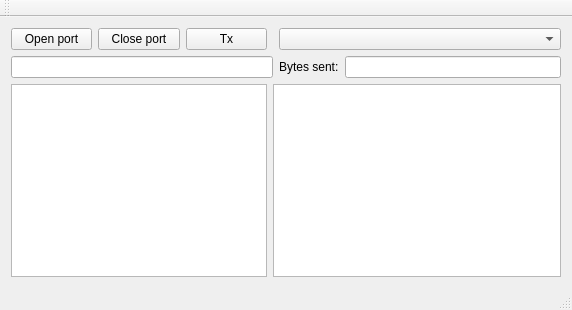
<?xml version="1.0" encoding="UTF-8"?>
<ui version="4.0">
 <class>MainWindow</class>
 <widget class="QMainWindow" name="MainWindow">
  <property name="geometry">
   <rect>
    <x>0</x>
    <y>0</y>
    <width>572</width>
    <height>310</height>
   </rect>
  </property>
  <property name="windowTitle">
   <string>MainWindow</string>
  </property>
  <widget class="QWidget" name="centralWidget">
   <layout class="QGridLayout" name="gridLayout_2">
    <item row="0" column="0">
     <widget class="QPushButton" name="pushButton_openport">
      <property name="text">
       <string>Open port</string>
      </property>
      <property name="checkable">
       <bool>false</bool>
      </property>
      <property name="flat">
       <bool>false</bool>
      </property>
     </widget>
    </item>
    <item row="0" column="1">
     <widget class="QPushButton" name="pushButton_closeport">
      <property name="text">
       <string>Close port</string>
      </property>
     </widget>
    </item>
    <item row="0" column="2">
     <widget class="QPushButton" name="pushButton_tx">
      <property name="text">
       <string>Tx</string>
      </property>
     </widget>
    </item>
    <item row="0" column="4" colspan="2">
     <widget class="QComboBox" name="port_comboBox"/>
    </item>
    <item row="1" column="0" colspan="4">
     <widget class="QLineEdit" name="tx_edit">
      <property name="text">
       <string/>
      </property>
     </widget>
    </item>
    <item row="1" column="5">
     <widget class="QLineEdit" name="tx_cnt_edit">
      <property name="text">
       <string/>
      </property>
      <property name="readOnly">
       <bool>true</bool>
      </property>
     </widget>
    </item>
    <item row="2" column="0" colspan="3">
     <widget class="QPlainTextEdit" name="tx_window">
      <property name="font">
       <font>
        <family>Sans Serif</family>
        <pointsize>8</pointsize>
       </font>
      </property>
     </widget>
    </item>
    <item row="2" column="3" colspan="3">
     <widget class="QPlainTextEdit" name="rx_window">
      <property name="font">
       <font>
        <family>Sans Serif</family>
        <pointsize>8</pointsize>
       </font>
      </property>
     </widget>
    </item>
    <item row="3" column="0" colspan="6">
     <layout class="QGridLayout" name="gridLayout"/>
    </item>
    <item row="1" column="4">
     <widget class="QLabel" name="label">
      <property name="text">
       <string>Bytes sent:</string>
      </property>
     </widget>
    </item>
   </layout>
  </widget>
  <widget class="QMenuBar" name="menuBar">
   <property name="geometry">
    <rect>
     <x>0</x>
     <y>0</y>
     <width>572</width>
     <height>22</height>
    </rect>
   </property>
  </widget>
  <widget class="QToolBar" name="mainToolBar">
   <attribute name="toolBarArea">
    <enum>TopToolBarArea</enum>
   </attribute>
   <attribute name="toolBarBreak">
    <bool>false</bool>
   </attribute>
  </widget>
  <widget class="QStatusBar" name="statusBar"/>
 </widget>
 <layoutdefault spacing="6" margin="11"/>
 <resources/>
 <connections/>
</ui>
